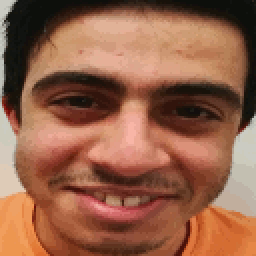
%> input picture images/Visages/ilyace2.png, 128 x 128 px (shown 2 times larger)
$ octave --eval "ReconnaissanceHistogramme;"   (GNU Octave 9; MATLAB toolbox functions it lacks are replaced by stand-ins)
%> lines starting %> are read from the running program, lines starting %| are printed output that depends on the picture
function ReconnaissanceHistogramme()
tic
  close all
  clear all
  ax = 0:5:255;
  I = imread("images/Visages/ilyace2.png");
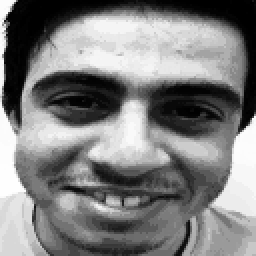
%> I: size 128x128 uint8 (shown 2 times larger); min 0, max 254, mean 127.1
  [histI ce] = hist(I(:), ax);
%> histI = 52 values, max 841 at index 1, min 126 at index 10, mean 315.1; ce = 52 values from 0 to 255
  for i=1:1:53
%> (the run ends here)

$ run again, with images/Visages/ilyace1.png copied over images/Visages/ilyace2.png
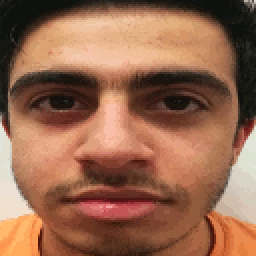
%> input picture images/Visages/ilyace1.png, 128 x 128 px (shown 2 times larger)
%> in ReconnaissanceHistogramme, `I = imread("images/Visages/ilyace2.png");`:
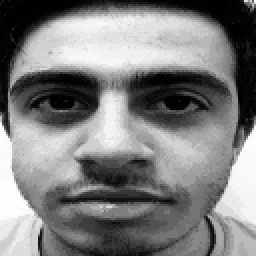
%> I: size 128x128 uint8 (shown 2 times larger); min 0, max 254, mean 126.4
%> histI = 52 values, max 732 at index 1, min 150 at index 30, mean 315.1; ce = 52 values from 0 to 255

$ run again, with images/Visages/test51.png copied over images/Visages/ilyace2.png
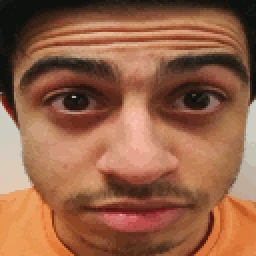
%> input picture images/Visages/test51.png, 128 x 128 px (shown 2 times larger)
%> in ReconnaissanceHistogramme, `I = imread("images/Visages/ilyace2.png");`:
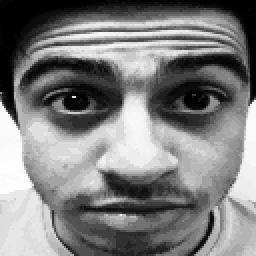
%> I: size 128x128 uint8 (shown 2 times larger); min 0, max 254, mean 126.3
%> histI = 52 values, max 830 at index 1, min 131 at index 20, mean 315.1; ce = 52 values from 0 to 255

$ run again, with images/Visages/test52.png copied over images/Visages/ilyace2.png
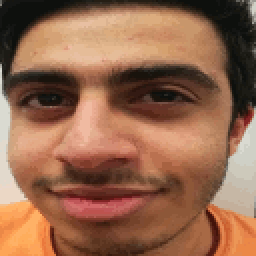
%> input picture images/Visages/test52.png, 128 x 128 px (shown 2 times larger)
%> in ReconnaissanceHistogramme, `I = imread("images/Visages/ilyace2.png");`:
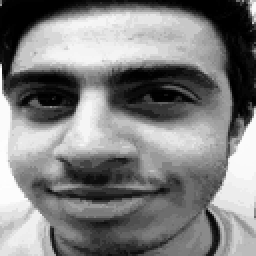
%> I: size 128x128 uint8 (shown 2 times larger); min 0, max 254, mean 127.4
%> histI = 52 values, max 963 at index 1, min 95 at index 52, mean 315.1; ce = 52 values from 0 to 255
